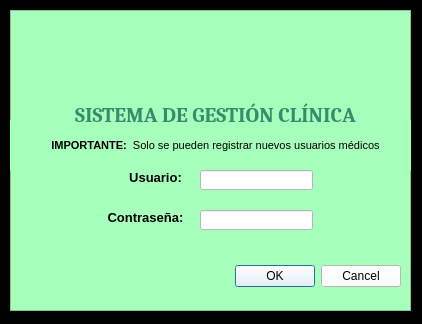
<?xml version="1.0" encoding="UTF-8"?>
<ui version="4.0">
 <class>Dialog</class>
 <widget class="QDialog" name="Dialog">
  <property name="geometry">
   <rect>
    <x>0</x>
    <y>0</y>
    <width>422</width>
    <height>324</height>
   </rect>
  </property>
  <property name="windowTitle">
   <string>Dialog</string>
  </property>
  <property name="styleSheet">
   <string notr="true">background-color: rgb(0, 0, 0);
background-color: rgb(255, 255, 255);</string>
  </property>
  <widget class="QFrame" name="frame">
   <property name="geometry">
    <rect>
     <x>10</x>
     <y>10</y>
     <width>401</width>
     <height>301</height>
    </rect>
   </property>
   <property name="styleSheet">
    <string notr="true">
background-color: rgb(166, 255, 187);</string>
   </property>
   <property name="frameShape">
    <enum>QFrame::StyledPanel</enum>
   </property>
   <property name="frameShadow">
    <enum>QFrame::Raised</enum>
   </property>
   <widget class="QDialogButtonBox" name="buttonBox">
    <property name="geometry">
     <rect>
      <x>50</x>
      <y>250</y>
      <width>341</width>
      <height>32</height>
     </rect>
    </property>
    <property name="styleSheet">
     <string notr="true">background-color: rgb(255, 255, 255);</string>
    </property>
    <property name="orientation">
     <enum>Qt::Horizontal</enum>
    </property>
    <property name="standardButtons">
     <set>QDialogButtonBox::Cancel|QDialogButtonBox::Ok</set>
    </property>
   </widget>
   <widget class="QLabel" name="label_4">
    <property name="geometry">
     <rect>
      <x>-30</x>
      <y>110</y>
      <width>471</width>
      <height>51</height>
     </rect>
    </property>
    <property name="styleSheet">
     <string notr="true">
background-color: rgb(166, 255, 187);</string>
    </property>
    <property name="text">
     <string>&lt;!DOCTYPE HTML PUBLIC &quot;-//W3C//DTD HTML 4.0//EN&quot; &quot;http://www.w3.org/TR/REC-html40/strict.dtd&quot;&gt;
&lt;html&gt;&lt;head&gt;&lt;meta name=&quot;qrichtext&quot; content=&quot;1&quot; /&gt;&lt;style type=&quot;text/css&quot;&gt;
p, li { white-space: pre-wrap; }
&lt;/style&gt;&lt;/head&gt;&lt;body style=&quot; font-family:'MS Shell Dlg 2'; font-size:8pt; font-weight:400; font-style:normal;&quot;&gt;
&lt;p align=&quot;center&quot; style=&quot; margin-top:12px; margin-bottom:12px; margin-left:0px; margin-right:0px; -qt-block-indent:0; text-indent:0px;&quot;&gt;&lt;span style=&quot; font-weight:600;&quot;&gt;IMPORTANTE:  &lt;/span&gt;Solo se pueden registrar nuevos usuarios médicos&lt;/p&gt;&lt;/body&gt;&lt;/html&gt;</string>
    </property>
    <property name="scaledContents">
     <bool>false</bool>
    </property>
    <property name="indent">
     <number>-1</number>
    </property>
   </widget>
   <widget class="QLineEdit" name="contrasenaregistro">
    <property name="geometry">
     <rect>
      <x>190</x>
      <y>200</y>
      <width>113</width>
      <height>20</height>
     </rect>
    </property>
    <property name="styleSheet">
     <string notr="true">background-color: rgb(255, 255, 255);</string>
    </property>
   </widget>
   <widget class="QLabel" name="label_2">
    <property name="geometry">
     <rect>
      <x>90</x>
      <y>200</y>
      <width>91</width>
      <height>16</height>
     </rect>
    </property>
    <property name="styleSheet">
     <string notr="true">
background-color: rgb(166, 255, 187);</string>
    </property>
    <property name="text">
     <string>&lt;html&gt;&lt;head/&gt;&lt;body&gt;&lt;p align=&quot;center&quot;&gt;&lt;span style=&quot; font-size:10pt; font-weight:600;&quot;&gt;Contraseña:&lt;/span&gt;&lt;/p&gt;&lt;/body&gt;&lt;/html&gt;</string>
    </property>
   </widget>
   <widget class="QLineEdit" name="usuarioregistro">
    <property name="geometry">
     <rect>
      <x>190</x>
      <y>160</y>
      <width>113</width>
      <height>20</height>
     </rect>
    </property>
    <property name="styleSheet">
     <string notr="true">background-color: rgb(255, 255, 255);</string>
    </property>
   </widget>
   <widget class="QLabel" name="label">
    <property name="geometry">
     <rect>
      <x>110</x>
      <y>160</y>
      <width>71</width>
      <height>16</height>
     </rect>
    </property>
    <property name="styleSheet">
     <string notr="true">
background-color: rgb(166, 255, 187);</string>
    </property>
    <property name="text">
     <string>&lt;html&gt;&lt;head/&gt;&lt;body&gt;&lt;p align=&quot;center&quot;&gt;&lt;span style=&quot; font-size:10pt; font-weight:600;&quot;&gt;Usuario:&lt;/span&gt;&lt;/p&gt;&lt;/body&gt;&lt;/html&gt;</string>
    </property>
   </widget>
   <widget class="QLabel" name="label_3">
    <property name="geometry">
     <rect>
      <x>50</x>
      <y>90</y>
      <width>311</width>
      <height>31</height>
     </rect>
    </property>
    <property name="font">
     <font>
      <family>Cambria</family>
      <pointsize>17</pointsize>
      <weight>50</weight>
      <italic>false</italic>
      <bold>false</bold>
      <underline>false</underline>
      <strikeout>false</strikeout>
     </font>
    </property>
    <property name="cursor">
     <cursorShape>PointingHandCursor</cursorShape>
    </property>
    <property name="text">
     <string>&lt;html&gt;&lt;head/&gt;&lt;body&gt;&lt;p align=&quot;center&quot;&gt;&lt;span style=&quot; font-size:16pt; font-weight:600; color:#388c6d;&quot;&gt;SISTEMA DE GESTIÓN CLÍNICA&lt;/span&gt;&lt;/p&gt;&lt;/body&gt;&lt;/html&gt;</string>
    </property>
   </widget>
   <widget class="QLabel" name="label_5">
    <property name="geometry">
     <rect>
      <x>140</x>
      <y>10</y>
      <width>141</width>
      <height>71</height>
     </rect>
    </property>
    <property name="styleSheet">
     <string notr="true">image: url(:/images/imagenes/Family-Health-Care-Clinic-825x510.png);
</string>
    </property>
    <property name="text">
     <string/>
    </property>
   </widget>
  </widget>
  <widget class="QFrame" name="frame_2">
   <property name="geometry">
    <rect>
     <x>-10</x>
     <y>-11</y>
     <width>441</width>
     <height>351</height>
    </rect>
   </property>
   <property name="styleSheet">
    <string notr="true">background-color: rgb(0, 0, 0);</string>
   </property>
   <property name="frameShape">
    <enum>QFrame::StyledPanel</enum>
   </property>
   <property name="frameShadow">
    <enum>QFrame::Raised</enum>
   </property>
  </widget>
  <zorder>frame_2</zorder>
  <zorder>frame</zorder>
 </widget>
 <resources>
  <include location="resources_from_qt1.qrc"/>
 </resources>
 <connections>
  <connection>
   <sender>buttonBox</sender>
   <signal>accepted()</signal>
   <receiver>Dialog</receiver>
   <slot>accept()</slot>
   <hints>
    <hint type="sourcelabel">
     <x>248</x>
     <y>254</y>
    </hint>
    <hint type="destinationlabel">
     <x>157</x>
     <y>274</y>
    </hint>
   </hints>
  </connection>
  <connection>
   <sender>buttonBox</sender>
   <signal>rejected()</signal>
   <receiver>Dialog</receiver>
   <slot>reject()</slot>
   <hints>
    <hint type="sourcelabel">
     <x>316</x>
     <y>260</y>
    </hint>
    <hint type="destinationlabel">
     <x>286</x>
     <y>274</y>
    </hint>
   </hints>
  </connection>
 </connections>
</ui>
